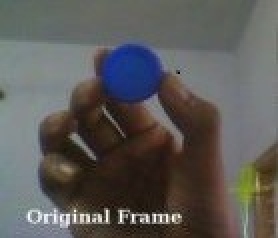
#> input picture Lab/Lab/img/lab6_problem.jpg, 139 x 119 px (shown 2 times larger)
$ python object_track.py
#> lines starting #> are read from the running program, lines starting #| are printed output that depends on the picture; after the words box and inside, x2 and y2 are one past the last pixel; in counts of white or black regions, pixels touching at a corner belong together
import cv2
import numpy as np

frame = cv2.imread('../img/lab6_problem.jpg')
#> frame is the input picture: shape (119, 139, 3); mean B, G, R 87.9, 90.2, 92.3
frame = cv2.resize(frame, (300, 300))
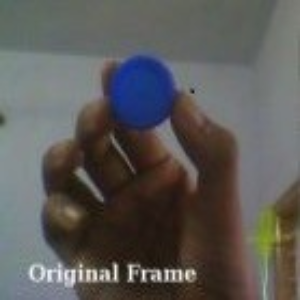
#> frame: shape (300, 300, 3); mean B, G, R 87.8, 90.1, 92.1
# 转换到HSV
hsv = cv2.cvtColor(frame, cv2.COLOR_BGR2HSV)
#> hsv: shape (300, 300, 3); mean H, S, V 55.9, 61.8, 100.2
# 设定蓝色的阈值
lower_blue = np.array([110, 50, 50])
upper_blue = np.array([130, 255, 255])
# 根据阈值构建掩模
mask = cv2.inRange(hsv, lower_blue, upper_blue)
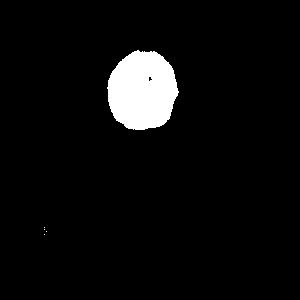
#> mask: shape (300, 300); 4.9% white; 5 white regions (4 under 20 px), largest, box (x1, y1, x2, y2) and area: (107, 50, 179, 130) 4413

kernel = cv2.getStructuringElement(cv2.MORPH_RECT, (5, 5))
mask = cv2.erode(mask, kernel)
#> mask: shape (300, 300); 4.2% white; 1 white region, box (x1, y1, x2, y2) and area: (110, 53, 176, 128) 3776
mask = cv2.dilate(mask, kernel, iterations=2)
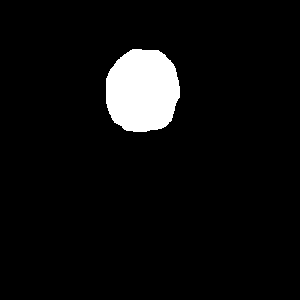
#> mask: shape (300, 300); 5.6% white; 1 white region, box (x1, y1, x2, y2) and area: (106, 49, 180, 132) 5020
mask = cv2.erode(mask, kernel)
#> mask: shape (300, 300); 4.9% white; 1 white region, box (x1, y1, x2, y2) and area: (108, 51, 178, 130) 4408

edge = cv2.morphologyEx(mask, cv2.MORPH_GRADIENT, kernel)
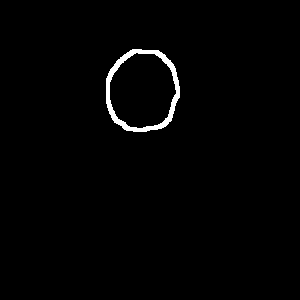
#> edge: shape (300, 300); 1.3% white; 1 white region, box (x1, y1, x2, y2) and area: (106, 49, 180, 132) 1192
cv2.imshow('edge1', edge)
frame_edge = np.copy(frame)

for i in range(frame_edge.shape[0]):
    for j in range(frame_edge.shape[1]):
        if edge[i][j] > 0:
            frame_edge[i][j] = [0, 0, 255]
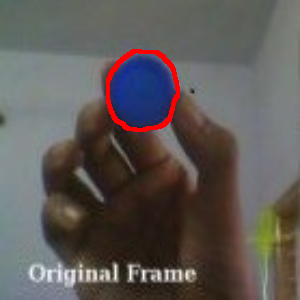
#> frame_edge: shape (300, 300, 3); 1.32% of pixels changed, all inside (x1, y1, x2, y2) = (106, 49, 180, 132)

row, col = np.where(edge > 0)
#> row = 1192 values from 49 to 131; col = 1192 values, max 179 at index 564, min 106 at index 479, mean 142.3

min_row = np.min(row)
#> min_row = 49
min_col = np.min(col)
#> min_col = 106
max_row = np.max(row)
#> max_row = 131
max_col = np.max(col)
#> max_col = 179

cv2.rectangle(frame_edge, (min_col, min_row), (max_col, max_row), color=(0,255,0), thickness=5)
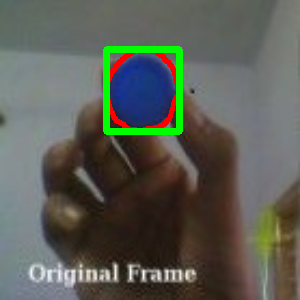
#> frame_edge: shape (300, 300, 3); 2.39% of pixels changed, all inside (x1, y1, x2, y2) = (103, 46, 183, 135)

# 对原图像和掩模进行位运算
res = cv2.bitwise_and(frame, frame, mask=mask)
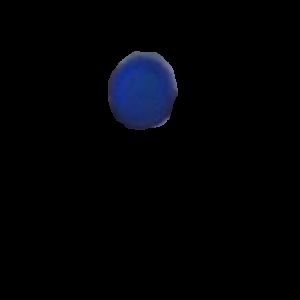
#> res: shape (300, 300, 3); mean B, G, R 5.6, 2.7, 1.8

# 显示图像
cv2.imshow('frame', frame)
cv2.resizeWindow('frame', 300, 300)
cv2.imshow('mask', mask)
cv2.resizeWindow('mask', 300, 300)
cv2.imshow('res', res)
cv2.resizeWindow('res', 300, 300)
cv2.imshow('edge', frame_edge)
cv2.resizeWindow('edge', 300, 300)

cv2.waitKey(0)
# 关闭窗口
cv2.destroyAllWindows()
